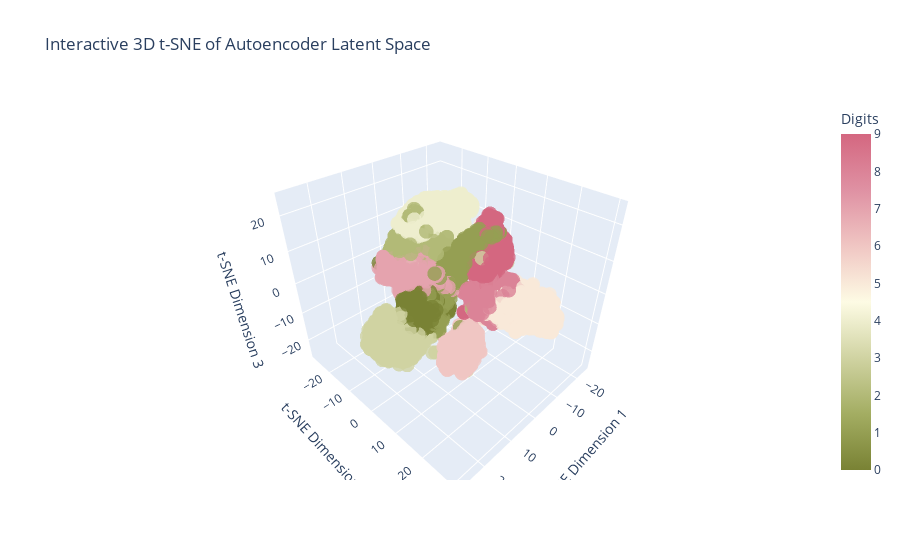

This figure's notebook cell:
### Code cell
import plotly.graph_objs as go
import plotly.io as pio
import numpy as np

# Apply t-SNE with 3 components (already done in your code)
# tsne_3d = TSNE(n_components=3, random_state=0, perplexity=30, n_iter=1000)
# latent_tsne_3d = tsne_3d.fit_transform(latent_vectors)

# Create a scatter plot in Plotly
trace = go.Scatter3d(
    x=latent_tsne_3d[:, 0], 
    y=latent_tsne_3d[:, 1], 
    z=latent_tsne_3d[:, 2],
    mode='markers',
    marker=dict(
        size=5,
        color=labels,                # Set color to the digit labels
        colorscale='armyrose',        # Colorscale of your choice
        opacity=0.8,
        colorbar=dict(title="Digits") # Shows color legend for digits
    ),
    text=[f"Digit: {label}" for label in labels],  # Hover info
)

# Create layout
layout = go.Layout(
    title="Interactive 3D t-SNE of Autoencoder Latent Space",
    scene=dict(
        xaxis_title='t-SNE Dimension 1',
        yaxis_title='t-SNE Dimension 2',
        zaxis_title='t-SNE Dimension 3'
    ),
    autosize=True
)

# Create figure and plot
fig = go.Figure(data=[trace], layout=layout)
pio.show(fig)

### Figure 1 — Plotly figure (JSON) as saved in the notebook; plotly's stock layout.template omitted (floating-point values rounded to 4 significant figures; data arrays with more than 128 entries replaced by an {"elided": "..."} marker saying what was removed)
{"data": [{"marker": {"color": {"elided": "10000 int values"}, "colorbar": {"title": {"text": "Digits"}}, "colorscale": [[0, "rgb(121, 130, 52)"], [0.1667, "rgb(163, 173, 98)"], [0.3333, "rgb(208, 211, 162)"], [0.5, "rgb(253, 251, 228)"], [0.6667, "rgb(240, 198, 195)"], [0.8333, "rgb(223, 145, 163)"], [1, "rgb(212, 103, 128)"]], "opacity": 0.8, "size": 5}, "mode": "markers", "text": {"elided": "10000 str values"}, "type": "scatter3d", "x": {"elided": "10000 float values"}, "y": {"elided": "10000 float values"}, "z": {"elided": "10000 float values"}}], "layout": {"autosize": true, "scene": {"xaxis": {"title": {"text": "t-SNE Dimension 1"}}, "yaxis": {"title": {"text": "t-SNE Dimension 2"}}, "zaxis": {"title": {"text": "t-SNE Dimension 3"}}}, "title": {"text": "Interactive 3D t-SNE of Autoencoder Latent Space"}}}
